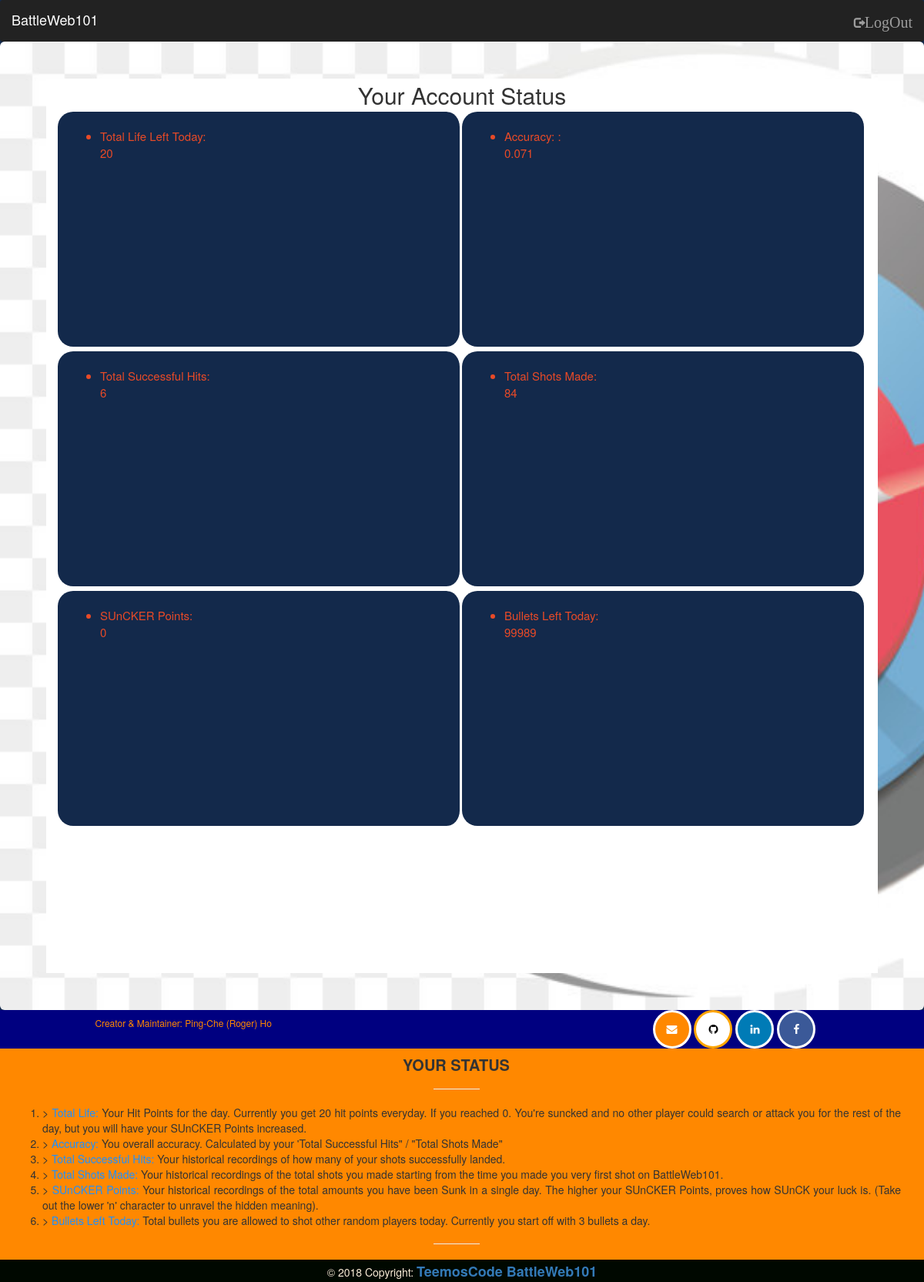
Before: /status/ (signed in) with the older database file.
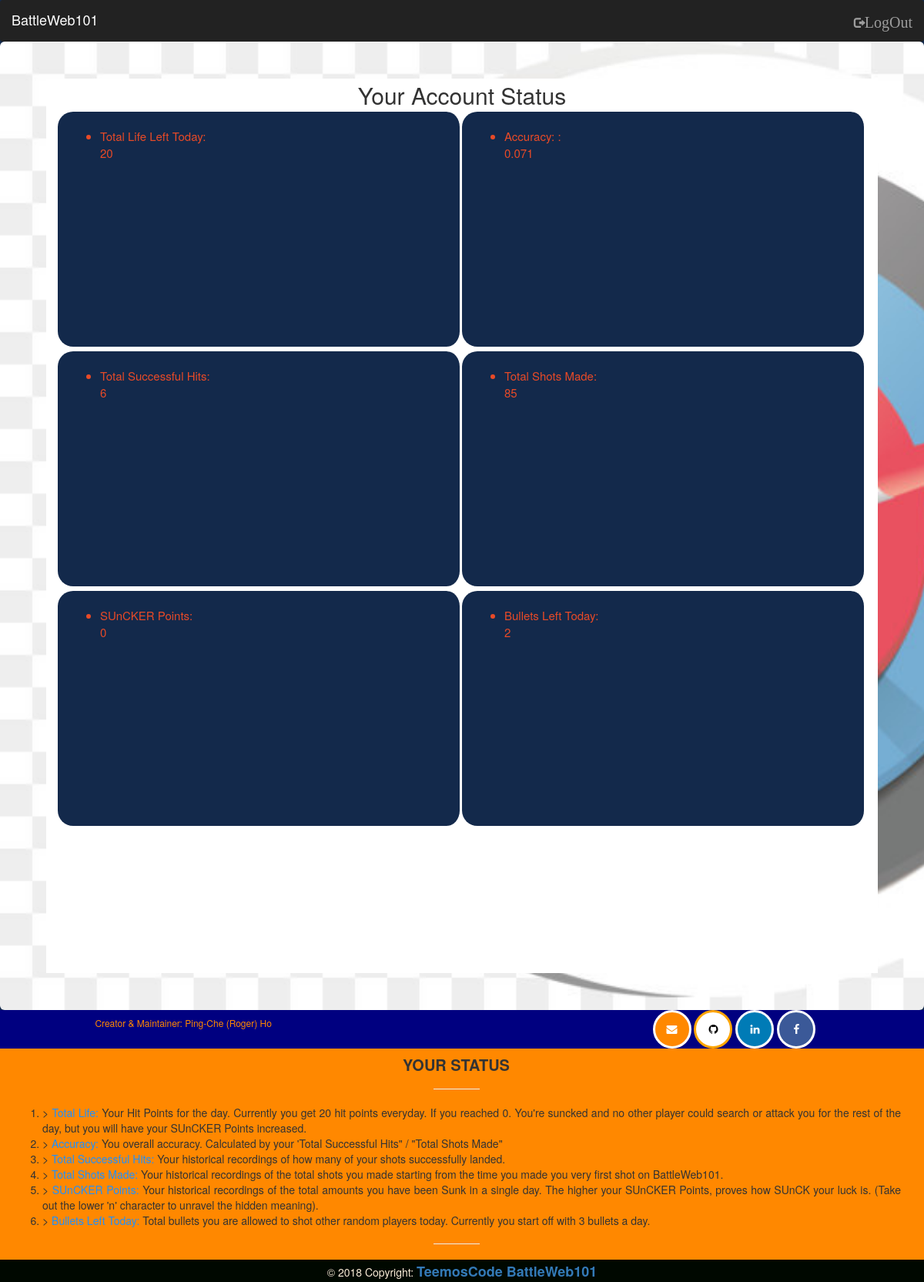
After: the same page with the newer database file.
### BattleWeb101/models.py (models this page shows, shortened)
class Player(models.Model):
    player_id = models.AutoField(primary_key=True)
    player_name = models.CharField(max_length=15)
    player_bullets = models.IntegerField(default=3)
    player_hit_points = models.IntegerField(default=20)
    player_suncker_points = models.IntegerField(default=0)
    player_total_shots = models.IntegerField(default=0)  # All historical shots the player has made since his first shot
    player_total_hits = models.IntegerField(default=0)  # Shots that actually hit
    player_accuracy = models.DecimalField(default=0.000, max_digits=6, decimal_places=3)  # 0.000 This field is COOL!!!
    class Meta:
        ordering = ['player_id']

### BattleWeb101/views.py (the view)
# urls.py: path('status/', PlayerStatus.as_view(), name='player_status_urlpattern'),
class PlayerStatus(LoginRequiredMixin, View):
    def get(self, request):
        player = Player.objects.get(player_name=request.user.username)
        context = {
            'player': player
        }
        return render(request, 'battleweb101/player_status.html', context=context)

### BattleWeb101/templates/battleweb101/player_status.html (shortened to what the changed rows need)
{% extends 'display_base.html' %}
{% load static %}
{% block sub_additional_links%}
  <link rel='stylesheet' type="text/css" href="{% static 'battleweb101/registration_checkbox.css' %}">
  <link rel="stylesheet" href="//netdna.bootstrapcdn.com/bootstrap/3.3.0/css/bootstrap.min.css">
  <link rel="stylesheet" href="//netdna.bootstrapcdn.com/font-awesome/4.2.0/css/font-awesome.min.css">
{% endblock %}
{% block content-body %}
<div class="container col-md-6 col-lg-8 col-xl-6 mb-8" id="whiteboard_context" style="background-color: white; ">
<h2 class="text-center" style="margin-top: 5px; margin-bottom: 5px;"> Your Account Status </h2>
        <div class="col-md-6 whiteboard_content">
           <br>
            <ul>
                <li>Total Life Left Today: <br>{{ player.player_hit_points }}</li>
            </ul>
        </div>
        <div class="col-md-6 whiteboard_content">
           <br>
            <ul>
                <li> Accuracy: : <br>{{ player.player_accuracy }} </li>
            </ul>
        </div>
        <div class="col-md-6 whiteboard_content">
           <br>
            <ul>
                <li>Total Successful Hits: <br>{{ player.player_total_hits }}</li>
            </ul>
        </div>
        <div class="col-md-6 whiteboard_content">
           <br>
            <ul>
                <li>Total Shots Made: <br>{{ player.player_total_shots }}</li>
            </ul>
        </div>
        <div class="col-md-6 whiteboard_content">
           <br>
            <ul>
                <li>SUnCKER Points: <br>{{ player.player_suncker_points }}</li>
            </ul>
        </div>
        <div class="col-md-6 whiteboard_content">
           <br>
            <ul>
                <li>Bullets Left Today: <br>{{ player.player_bullets }}</li>
            </ul>
        </div>
</div>
{% endblock %}

Changed rows visible on the page:
changed Player: player_total_shots "84" → "85"; player_bullets "99989" → "2"
